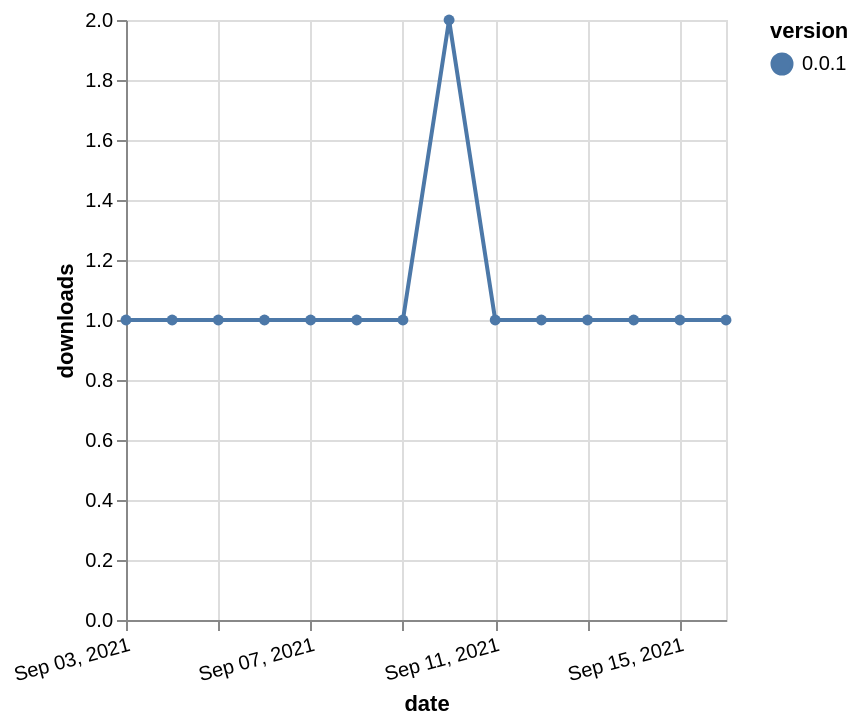

Specify this chart in Vega-Lite:
### Vega-Lite specification from a JSON file in a GitHub repository (floating-point values rounded to 4 significant figures)
{"$schema": "https://vega.github.io/schema/vega-lite/v5.json", "description": "A simple bar chart with embedded data.", "data": {"values": [{"date": "2021-09-03", "total": 346, "delta": 1, "version": "0.0.1"}, {"date": "2021-09-04", "total": 347, "delta": 1, "version": "0.0.1"}, {"date": "2021-09-05", "total": 348, "delta": 1, "version": "0.0.1"}, {"date": "2021-09-06", "total": 349, "delta": 1, "version": "0.0.1"}, {"date": "2021-09-07", "total": 350, "delta": 1, "version": "0.0.1"}, {"date": "2021-09-08", "total": 351, "delta": 1, "version": "0.0.1"}, {"date": "2021-09-09", "total": 352, "delta": 1, "version": "0.0.1"}, {"date": "2021-09-10", "total": 354, "delta": 2, "version": "0.0.1"}, {"date": "2021-09-11", "total": 355, "delta": 1, "version": "0.0.1"}, {"date": "2021-09-12", "total": 356, "delta": 1, "version": "0.0.1"}, {"date": "2021-09-13", "total": 357, "delta": 1, "version": "0.0.1"}, {"date": "2021-09-14", "total": 358, "delta": 1, "version": "0.0.1"}, {"date": "2021-09-15", "total": 359, "delta": 1, "version": "0.0.1"}, {"date": "2021-09-16", "total": 360, "delta": 1, "version": "0.0.1"}]}, "width": "container", "mark": {"type": "line", "point": {"filled": true}}, "encoding": {"x": {"field": "date", "type": "temporal", "timeUnit": "yearmonthdate", "title": "date", "axis": {"labelAngle": -15}}, "y": {"field": "delta", "type": "quantitative", "title": "downloads"}, "color": {"field": "version", "type": "nominal"}, "tooltip": {"field": "delta"}}}
